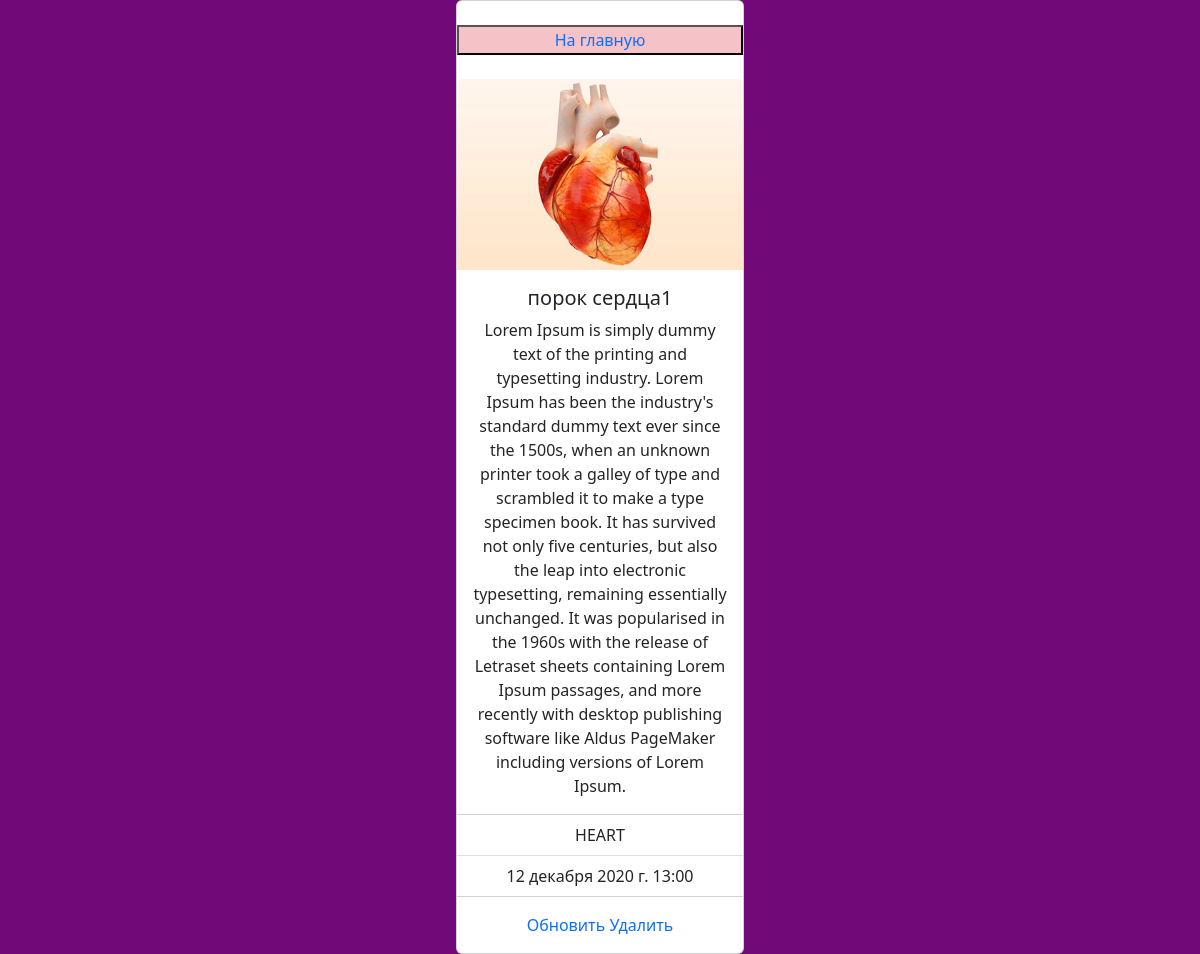
Page /medshows/4/ on the committed database.
### medshows/models.py (models this page shows, shortened)
class MedicalShows(models.Model):
    TYPE_IMG = (
        ('HEART', "HEART"),
        ('KIDNEYS', 'KIDNEYS'),
        ("LIVER", "LIVER"),
        ('EYES', 'EYES')
    )
    title = models.CharField(max_length=100)
    description = models.TextField()
    images = models.ImageField(upload_to='')
    type = models.CharField(choices=TYPE_IMG, max_length=100)
    timeadd = models.DateTimeField()

### medshows/views.py (the view)
# urls.py: path('medshows/<int:id>/', views.MedShowsDetailView.as_view(), name='medshows_detail'),
class MedShowsDetailView(generic.DetailView):
    template_name = 'medical_post_list_detail.html'
    def get_object(self, **kwargs):
        medshows_id = self.kwargs.get('id')
        return get_object_or_404(models.MedicalShows, id=medshows_id)

### templates/medical_post_list_detail.html (shortened to what this page needs)
<!DOCTYPE html>
{% load static %}
<html lang="en">
<head>
      <link rel="stylesheet" type="text/css" href="{%static 'css/bootstrap.css/'%}" />
</head>
<body>
<center>
<div class="card" style="width: 18rem;">
    <br>
    <button><a href="/medshows/">На главную</a></button>
    <br>
  <img src="{{object.images.url}}" class="card-img-top" alt="...">
  <div class="card-body">
    <h5 class="card-title">{{object.title}}</h5>
    <p class="card-text">{{object.description}}</p>
  </div>
  <ul class="list-group list-group-flush">
    <li class="list-group-item">{{object.type}}</li>
    <li class="list-group-item">{{object.timeadd}}</li>
  </ul>
  <div class="card-body">
      <a href="/medshows/{{object.id}}/update/">Обновить</a>
      <a href="/medshows/{{object.id}}/delete/">Удалить</a>
  </div>
</div>
</center>
</body>
</html>

### templates/medical_post_list_detail.html (style rules this page uses)
body { background-color: #720979; }
a { text-decoration: none; }
button { background-color: #f5c2c7; }

### rows in the picture
MedicalShows: images (picture), title "порок сердца1", description "Lorem Ipsum is simply dummy text of the printing and typesetting industry. Lorem Ipsum has been the industry's standard dummy text ever since the 1500s, when an unknown printer took a galley of type and scrambled it to make a type specimen book. It has survived not only five centuries, but also the leap into electronic typesetting, remaining essentially unchanged. It was popularised in the 1960s with the release of Letraset sheets containing Lorem Ipsum passages, and more recently with desktop publishing software like Aldus PageMaker including versions of Lorem Ipsum.", type "HEART", timeadd "12 декабря 2020 г. 13:00"
